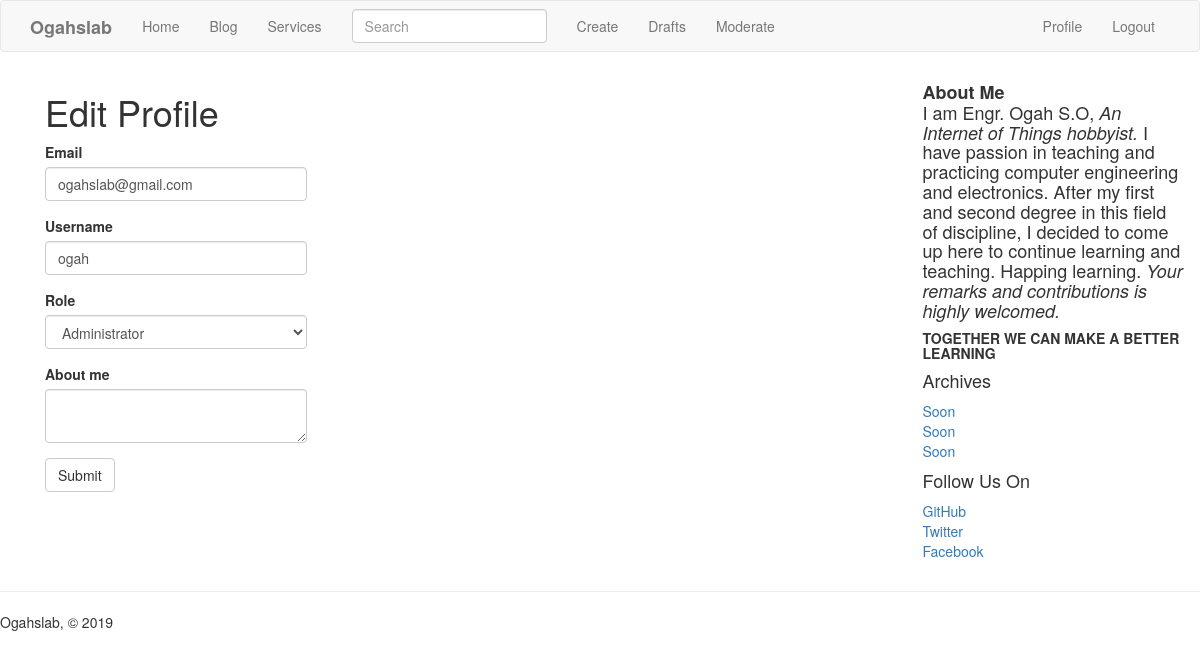
/edit-profile/1 (signed in), run on the app's committed database.
### app/models.py (models this page shows, shortened)
class PaginatedAPIMixin(object):
    @staticmethod
    def to_collection_dict(query, page, per_page, endpoint, **kwargs):
        resources = query.paginate(page, per_page, False)
        data = {
            'items': [item.to_dict() for item in resources.items],
            '_meta': {
                'page': page,
                'per_page': per_page,
                'total_pages': resources.pages,
                'total_items': resources.total
            },
            '_links': {
                'self': url_for(endpoint, page=page, per_page=per_page,
                                **kwargs),
                'next': url_for(endpoint, page=page + 1, per_page=per_page,
                                **kwargs) if resources.has_next else None,
                'prev': url_for(endpoint, page=page - 1, per_page=per_page,
                                **kwargs) if resources.has_prev else None
            }
        }
        return data

class User(UserMixin,PaginatedAPIMixin, db.Model):
    __tablename__ = 'user'
    id = db.Column(db.Integer, primary_key=True)
    username = db.Column(db.String(64), index=True, unique=True)
    email = db.Column(db.String(120), index=True, unique=True)
    password_hash = db.Column(db.String(128))
    role_id = db.Column(db.Integer, db.ForeignKey('roles.id'))
    posts = db.relationship('Post', backref='author', lazy='dynamic')
    about_me = db.Column(db.String(140))
    last_seen = db.Column(db.DateTime, default=datetime.utcnow)
    token = db.Column(db.String(32), index=True, unique=True)
    token_expiration = db.Column(db.DateTime)
    followed = db.relationship(
        'User', secondary=followers,
        primaryjoin=(followers.c.follower_id == id),
        secondaryjoin=(followers.c.followed_id == id),
        backref=db.backref('followers', lazy='dynamic'), lazy='dynamic')
    comments = db.relationship('Comment', backref='author', lazy='dynamic')
    def can(self, perm):
        return self.role is not None and self.role.has_permission(perm)
    def ping(self):
        self.last_seen = datetime.utcnow()
        db.session.add(self)

### app/main/routes.py (the view, shortened to what this page needs)
@main.route('/edit-profile/<int:id>', methods=['GET', 'POST'])
@login_required
@admin_required
def edit_profile_admin(id):
    user = User.query.get_or_404(id)
    form = EditProfileAdminForm(user=user)
    form.email.data = user.email
    form.username.data = user.username
    form.role.data = user.role_id
    form.about_me.data = user.about_me
    return render_template('edit_profile.html', form=form, user=user)

### app/main/forms.py (shortened to what this page needs)
class SearchForm(FlaskForm):
    q = StringField(_l('Search'),validators=[DataRequired()])
    def __init__(self,*args,**kwargs):
        if 'formdata' not in kwargs:
            kwargs['formdata'] = request.args
        if 'csrf_enabled' not in kwargs:
            kwargs['csrf_enabled'] = False
        super(SearchForm,self).__init__(*args,**kwargs)

class EditProfileAdminForm(FlaskForm):
    email = StringField('Email', validators=[DataRequired(), Length(1, 64),
                                             Email()])
    username = StringField('Username', validators=[
        DataRequired(), Length(1, 64),
        Regexp('^[A-Za-z][A-Za-z0-9_.]*$', 0,
               'Usernames must have only letters, numbers, dots or '
               'underscores')])
    role = SelectField('Role', coerce=int)
    about_me = TextAreaField('About me')
    submit = SubmitField('Submit')
    def __init__(self, user, *args, **kwargs):
        super(EditProfileAdminForm, self).__init__(*args, **kwargs)
        self.role.choices = [(role.id, role.name)
                             for role in Role.query.order_by(Role.name).all()]
        self.user = user

### app/auth/routes.py (called while the page is built)
@auth.before_app_request
def before_request():
    if current_user.is_authenticated:
        current_user.ping()

### app/main/__init__.py (called while the page is built)
@main.app_context_processor
def inject_permissions():
    return dict(Permission=Permission)

### app/main/routes.py (called while the page is built)
@main.before_app_request
def before_request():
    if current_user.is_authenticated:
        current_user.last_seen = datetime.utcnow()
        db.session.commit()
    g.search_form = SearchForm()
    g.locale = str(get_locale())

### app/models.py (called while the page is built)
@login.user_loader
def load_user(id):
    return User.query.get(int(id))

    @classmethod
    def before_commit(cls, session):
        session._changes = {
            'add': list(session.new),
            'update': list(session.dirty),
            'delete': list(session.deleted)
        }

    @classmethod
    def after_commit(cls, session):
        for obj in session._changes['add']:
            if isinstance(obj, SearchableMixin):
                add_to_index(obj.__tablename__, obj)
        for obj in session._changes['update']:
            if isinstance(obj, SearchableMixin):
                add_to_index(obj.__tablename__, obj)
        for obj in session._changes['delete']:
            if isinstance(obj, SearchableMixin):
                remove_from_index(obj.__tablename__, obj)
        session._changes = None

    def has_permission(self, perm):
        return self.permissions & perm == perm

### app/templates/edit_profile.html (shortened to what this page needs)
{% extends "base.html" %}
{% import 'bootstrap/wtf.html' as wtf %}
{% block app_content %}
    <h1>{{ _('Edit Profile') }}</h1>
    <div class="row">
        <div class="col-md-4">
            {{ wtf.quick_form(form) }}
        </div>
    </div>
{% endblock %}

### data on the page
User: email "ogahslab@gmail.com", username "ogah", role "Administrator"
